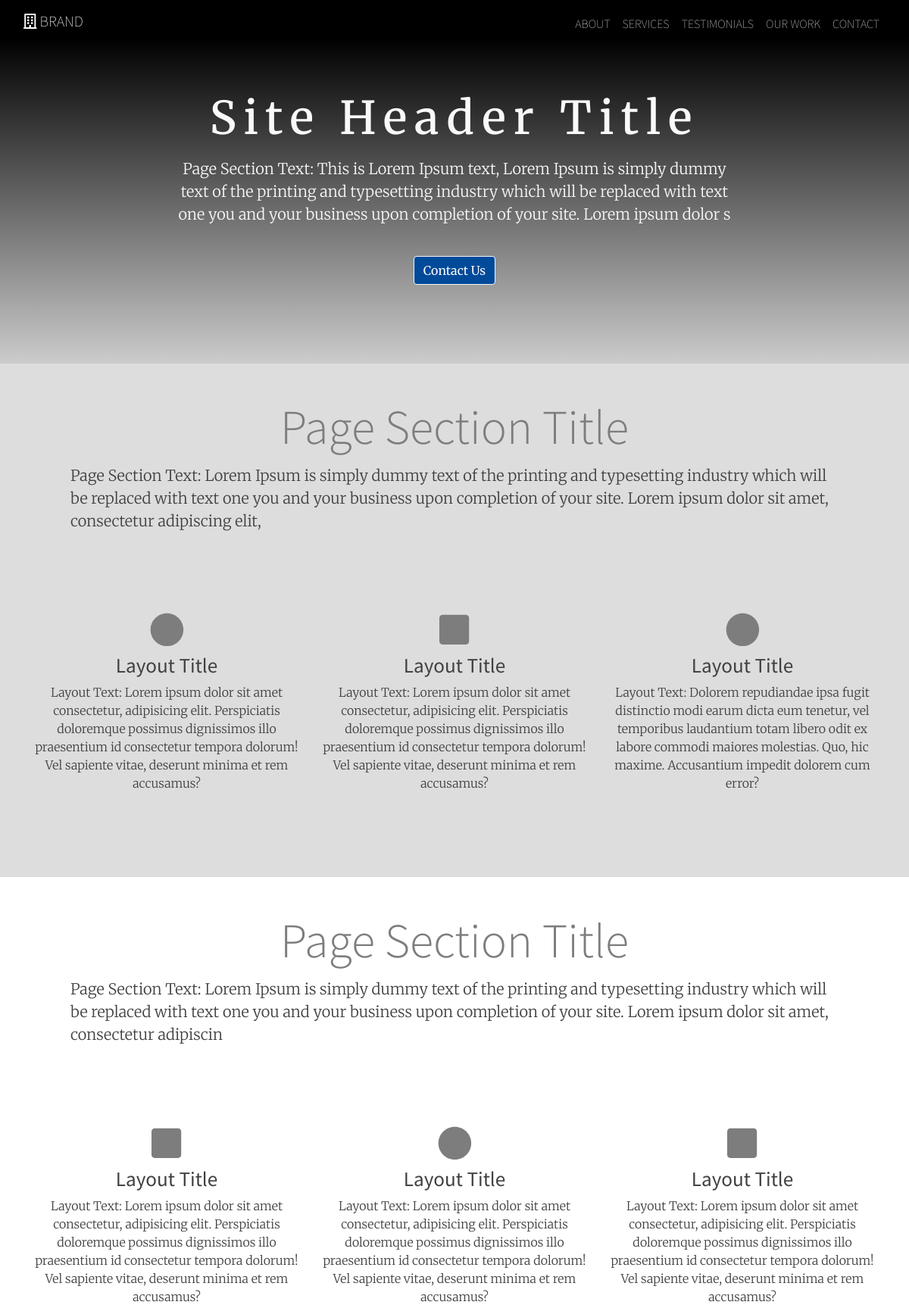
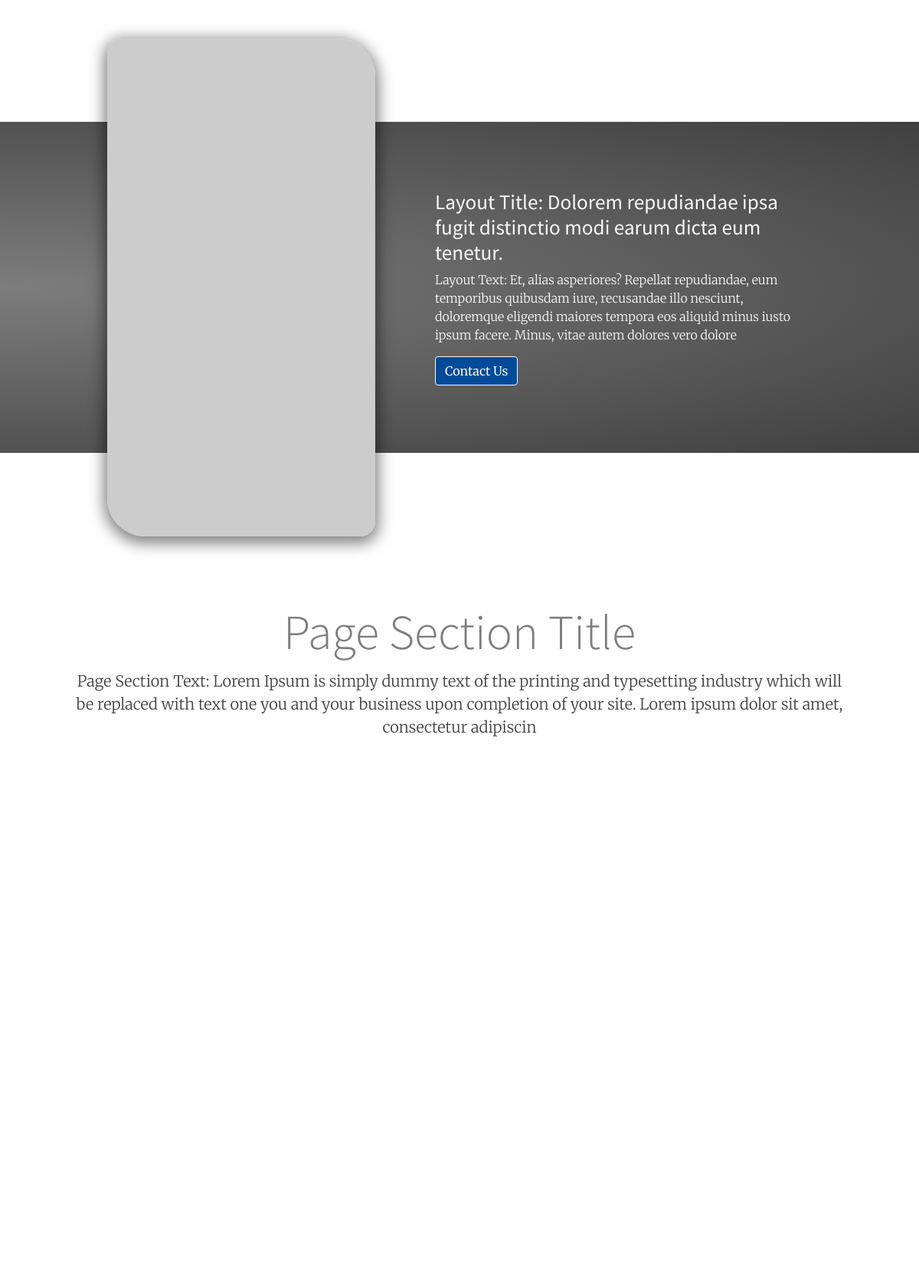
The page / (upper part) on the database its author committed (2 pictures, top to bottom).
### home/models.py (models this page shows)
class SiteHeader(models.Model):
    site_header_image_url = models.CharField(max_length=2083)
    site_header_title = models.CharField(max_length=255)
    site_header_text = models.CharField(max_length=255)

class NavLogo(models.Model):
    nav_logo_fav_class = models.CharField(max_length=255, null=True)
    nav_logo_text = models.CharField(max_length=255, null=True)

class AboutHeader(models.Model):
    about_header_title = models.CharField(max_length=255)
    about_header_text = models.CharField(max_length=255)

class AboutItem(models.Model):
    about_Item_fav_class = models.CharField(max_length=255)
    about_item_title = models.CharField(max_length=255)
    about_item_text = models.CharField(max_length=255)

class ServicesHeader(models.Model):
    services_header_title = models.CharField(max_length=255)
    services_header_text = models.CharField(max_length=255)

class ServicesItem(models.Model):
    services_Item_fav_class = models.CharField(max_length=255)
    services_item_title = models.CharField(max_length=255)
    services_item_text = models.CharField(max_length=255)

class CTA(models.Model):
    cta_image_url = models.CharField(max_length=2083)
    cta_title = models.CharField(max_length=255)
    cta_text = models.CharField(max_length=255)

class TestimonialsHeader(models.Model):
    testimonials_header_title = models.CharField(max_length=255)
    testimonials_header_text = models.CharField(max_length=255)

### home/views.py (the view)
# urls.py: path('', views.index),
def index(request):
    return render(request, 'home/index.html', dict1)

### home/templates/home/index.html (shortened to what this page needs)
{% extends 'base.html' %}
{% load static %}
{% block content %}
  <article id="page-about" class="page-icons page-section vertical-padding">
    {% for about_header in about_header.all %}
      <header class="page-section-header container">
        <h2 class="page-section-title display-4 pt-4 text-center">{{ about_header.about_header_title }}</h2>
        <p class="page-section-text lead mx-md-5">{{ about_header.about_header_text }}</p>
      </header>
    {% endfor %}
    <div class="layout-iconcolumns container vertical-padding">
      <div class="row text-center">
        {% for about_item in about_item.all %}
          <section class="col-md-4 my-3">
            <div class="icon layout-icon">
              <i class="{{ about_item.about_Item_fav_class }}"></i>
            </div>
            <h3 class="layout-title">{{ about_item.about_item_title }}</h3>
            <p class="layout-text">{{ about_item.about_item_text }}</p>
          </section>
        {% endfor %}
      </div>
    </div>
  </article>
  <article id="page-services" class="page-icons page-section vertical-padding">
    {% for services_header in services_header.all %}
      <header class="page-section-header container">
        <h2 class="page-section-title display-4 pt-4 text-center">{{ services_header.services_header_title }}</h2>
        <p class="page-section-text lead mx-md-5">{{ services_header.services_header_text }}</p>
      </header>
    {% endfor %}
    <div class="layout-iconcolumns container vertical-padding">
      <div class="row text-center">
        {% for services_item in services_item.all %}
          <section class="col-md-4 my-3">
            <div class="icon layout-icon">
              <i class="{{ services_item.services_Item_fav_class }}"></i>
            </div>
            <h3 class="layout-title">{{ services_item.services_item_title }}</h3>
            <p class="layout-text">{{ services_item.services_item_text }}</p>
          </section>
        {% endfor %}
      </div>
    </div>
  </article>
  <article id="page-call-to-action" class="page-floater page-section vertical-padding">
    {% for cta in cta.all %}
      <section class="layout-floater container text-reverse">
        <div class="row align-items-center justify-content-center">
          <div class="col-8 col-md-4 img-container">
            <img class="tablet-noborder-special layout-image img-fluid" src="{{ cta.cta_image_url }}" alt="Photo of owner">
          </div>
          <div class="col-10 col-md-6 align-self-center">
            <div class="my-5 text-center text-md-left pl-md-5">
              <h2 class="layout-title">{{ cta.cta_title }}</h2>
              <p class="layout-text ">{{ cta.cta_text }}</p>
              <div class="smooth-scroll">
                <a class="btn btn-outline-light bg-primary-dark" href="#page-contact">Contact
                  Us</a>
              </div>
            </div>
          </div>
        </div>
      </section>
    {% endfor %}
  </article>
  <article id="page-media" class="page-testimonials page-section vertical-padding">
    {% for testimonials_header in testimonials_header.all %}
      <header class="page-section-header container text-center">
        <h2 class="page-section-title display-4 pt-4 text-center">{{ testimonials_header.testimonials_header_title }}</h2>
        <p class="page-section-text lead mx-md-5 ">{{ testimonials_header.testimonials_header_text }}</p>
      </header>
    {% endfor %}
    <section class="layout-media container my-5">
      <div class="row justify-content-md-center">
      </div>
    </section>
  </article>
{% endblock %}

### templates/base.html (shortened to what this page needs)
<!doctype html>
<html lang="en">
{% load static %}
<head>
  <link rel="stylesheet" href="{% static 'css/bootstrap.min.css' %}">
  <link rel="stylesheet" href="{% static 'css/animate.css' %}">
  <link rel="stylesheet" href="{% static 'css/style.css' %}">
</head>
<body data-spy="scroll" data-target=".site-nav" data-offset="55">
  {% for site_header in site_header.all %}
      <header id="page-hero" class="site-header d-flex flex-column align-content-between">
        <nav class="site-nav family-sans navbar navbar-expand-md navbar-dark fixed-top">
          <div class="container-fluid">
            <div class="smooth-scroll">
                <a class="navbar-brand text-uppercase" href="#page-hero">
                    {% for nav_logo in nav_logo.all %}
                        <i class="{{ nav_logo.nav_logo_fav_class }}"></i> {{ nav_logo.nav_logo_text }}</a>
                    {% endfor %}
            </div>
            <div class="collapse navbar-collapse" id="myTogglerNav">
              <div class="navbar-nav ml-auto font-weight-regular text-uppercase">
                <a class="nav-item nav-link" href="#page-about">about</a>
                <a class="nav-item nav-link" href="#page-services">services</a>
                <a class="nav-item nav-link" href="#page-media">testimonials</a>
                <a class="nav-item nav-link" href="#page-ourwork">our work</a>
                <a class="nav-item nav-link" href="#page-contact">contact</a>
              </div>
            </div>
          </div>
        </nav>
        <section class="layout-hero jumbotron jumbotron-fluid d-flex align-items-center mt-5 text-reverse">
          <div class="container text-center">
            <div class="row justify-content-center">
              <div class="col-11 col-sm-10 col-md-8 animated fadeInUp">
                <h3 class="text-responsive-large text-reverse">{{ site_header.site_header_title }}</h3>
                <p class="page-section-text lead">{{ site_header.site_header_text }}</p>
                  <div class="smooth-scroll">
                      <a class="smooth-scroll btn btn-outline-light bg-primary-dark" href="#page-contact">Contact
                          Us</a>
                   </div>
              </div>
            </div>
          </div>
        </section>
      </header>
      {% endfor %}
  {% block content %}
  {% endblock %}
</body>
</html>

### home/static/css/style.css (style rules this page uses)
:root { --gray: #7d7d7d; --gray-dark: #404040; --font-family-sans-serif: 'Source Sans Pro', -apple-system, BlinkMacSystemFont, 'Segoe UI', Roboto, 'Helvetica Neue', Arial, sans-serif, 'Apple Color Emoji', 'Segoe UI Emoji', 'Segoe UI Symbol'; --font-family-serif: 'Merriweather', 'Times New Roman', serif; --font-weight-light: 200 !important; --color-medium: #ddd; --color-reverse: var(--gray-dark); --color-text: var(--gray-dark); --color-text-reverse: var(--light); --font-family-title: var(--font-family-sans-serif); --font-family-text: var(--font-family-serif); }
.navbar-dark .navbar-nav .nav-link { color: rgba(255,255,255,.8); }
.bg-primary-dark { background-color: #004a99; }
body { font-family: var(--font-family-text); color: var(--color-text); font-weight: 200; }
.animated { visibility: visible !important; }
.text-reverse { color: var(--color-text-reverse) !important; }
.family-sans { font-family: var(--font-family-sans-serif); }
.vertical-padding { padding-top: 40px; padding-bottom: 40px; }
.icon { display: inline-block; font-size: inherit; height: 1em; width: 1em; overflow: visible; vertical-align: -0.125em; text-rendering: auto; fill: gray !important; width: 50px; height: 50px; }
.page-section-title { font-size: 4em; font-family: var(--font-family-title); color: var(--gray); line-height: 100%; padding-bottom: 0.15em; margin-top: -0.2em; }
.page-section-text { margin-bottom: 2em !important; }
.layout-title { font-family: var(--font-family-title); font-weight: 400; font-size: 1.7em; }
.layout-text { font-family: var(--font-family-text); }
.site-header { background: linear-gradient( rgba(0, 0, 0, 1.8) 50px, transparent ), url(https://dummyimage.com/16:9x400/6.png&text=+); background-position: center center; background-repeat: no-repeat; background-size: cover; overflow: hidden; }
* .navbar-brand { margin-right: 0.500rem; }
.site-nav { background: transparent; }
.site-header .jumbotron { min-height: 50vh; background: transparent; }
.site-header .animated { -webkit-animation-duration: 1s; animation-duration: 1s; }
.site-header .nav-link { position: relative; padding-bottom: 0; margin-bottom: 2px; }
.site-header .nav-link:before { content: ''; position: absolute; width: 100%; max-width: 100px; height: 2px; bottom: 0; left: 0; background-color: var(--light); visibility: hidden; transform: scaleX(0); transition: all 0.3s ease-in-out 0s; }
.layout-iconcolumns .layout-icon { font-size: 2.8em; padding-bottom: 1.4em; color: var(--gray); }
.page-floater { background: radial-gradient( ellipse at left, var(--gray) 0, var(--gray-dark) 100% ); }
@media screen and (min-width: 992px) { .page-floater { margin: 50px 0 150px 0; } }
@media screen and (min-width: 992px) { .page-floater .img-container { position: relative; } }
@media screen and (min-width: 992px) { .page-floater .layout-image { position: absolute; } }
@media screen and (min-width: 992px) { .page-floater img { top: 50%; left: 50%; transform: translate(-50%, -50%) ; } }
.tablet-noborder-special { box-shadow: 0px 5px 19px 4px rgba(0,0,0,0.5); border-radius: 20px 50px; }
.text-responsive-large { font-size: 3.750em; letter-spacing: 10px; margin-bottom: 16px; }
#page-about { background: var(--color-medium); }

### rows shown on the page
SiteHeader: site_header_title "Site Header Title", site_header_text "Page Section Text: This is Lorem Ipsum text, Lorem Ipsum is simply dummy text of the printing and typesetting industry which will be replaced with text one you and your business upon completion of your site. Lorem ipsum dolor s"
NavLogo: nav_logo_text "BRAND"
AboutHeader: about_header_title "Page Section Title", about_header_text "Page Section Text: Lorem Ipsum is simply dummy text of the printing and typesetting industry which will be replaced with text one you and your business upon completion of your site. Lorem ipsum dolor sit amet, consectetur adipiscing elit,"
AboutItem: about_item_title "Layout Title", about_item_text "Layout Text: Lorem ipsum dolor sit amet consectetur, adipisicing elit. Perspiciatis doloremque possimus dignissimos illo praesentium id consectetur tempora dolorum! Vel sapiente vitae, deserunt minima et rem accusamus?"
AboutItem: about_item_title "Layout Title", about_item_text "Layout Text: Lorem ipsum dolor sit amet consectetur, adipisicing elit. Perspiciatis doloremque possimus dignissimos illo praesentium id consectetur tempora dolorum! Vel sapiente vitae, deserunt minima et rem accusamus?"
AboutItem: about_item_title "Layout Title", about_item_text "Layout Text: Dolorem repudiandae ipsa fugit distinctio modi earum dicta eum tenetur, vel temporibus laudantium totam libero odit ex labore commodi maiores molestias. Quo, hic maxime. Accusantium impedit dolorem cum error?"
ServicesHeader: services_header_title "Page Section Title", services_header_text "Page Section Text: Lorem Ipsum is simply dummy text of the printing and typesetting industry which will be replaced with text one you and your business upon completion of your site. Lorem ipsum dolor sit amet, consectetur adipiscin"
ServicesItem: services_item_title "Layout Title", services_item_text "Layout Text: Lorem ipsum dolor sit amet consectetur, adipisicing elit. Perspiciatis doloremque possimus dignissimos illo praesentium id consectetur tempora dolorum! Vel sapiente vitae, deserunt minima et rem accusamus?"
ServicesItem: services_item_title "Layout Title", services_item_text "Layout Text: Lorem ipsum dolor sit amet consectetur, adipisicing elit. Perspiciatis doloremque possimus dignissimos illo praesentium id consectetur tempora dolorum! Vel sapiente vitae, deserunt minima et rem accusamus?"
ServicesItem: services_item_title "Layout Title", services_item_text "Layout Text: Lorem ipsum dolor sit amet consectetur, adipisicing elit. Perspiciatis doloremque possimus dignissimos illo praesentium id consectetur tempora dolorum! Vel sapiente vitae, deserunt minima et rem accusamus?"
CTA: cta_title "Layout Title: Dolorem repudiandae ipsa fugit distinctio modi earum dicta eum tenetur.", cta_text "Layout Text: Et, alias asperiores? Repellat repudiandae, eum temporibus quibusdam iure, recusandae illo nesciunt, doloremque eligendi maiores tempora eos aliquid minus iusto ipsum facere. Minus, vitae autem dolores vero dolore"
TestimonialsHeader: testimonials_header_title "Page Section Title", testimonials_header_text "Page Section Text: Lorem Ipsum is simply dummy text of the printing and typesetting industry which will be replaced with text one you and your business upon completion of your site. Lorem ipsum dolor sit amet, consectetur adipiscin"
